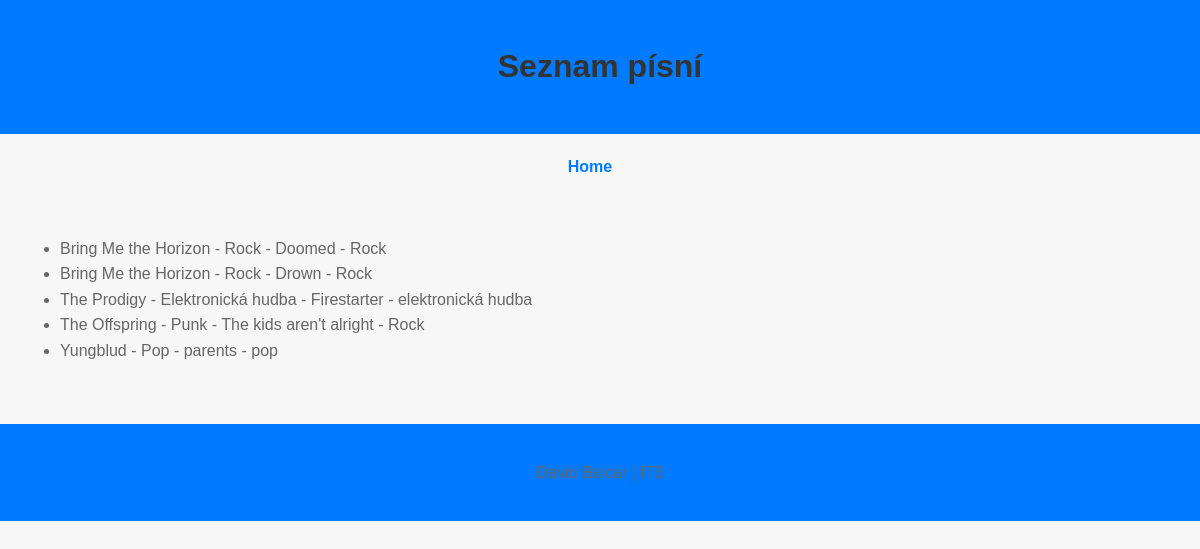
The page /pisnicky/ on the database its author committed.
### RFPapp/models.py (models this page shows, shortened)
class Pisnicka(models.Model):
    jmeno_pisne = models.CharField(max_length=45, verbose_name='Jméno písně')
    zanr = models.CharField(max_length=45, verbose_name='Žánr písně')
    kapela_jmeno = models.ForeignKey(Kapela, on_delete=models.CASCADE)
    class Meta:
        ordering = ['jmeno_pisne']
        verbose_name = 'Píseň'
        verbose_name_plural = 'Písně'

class Kapela(models.Model):
    jmeno = models.CharField(max_length=45, unique=True, verbose_name='Jméno kapely')
    zanr = models.CharField(max_length=45, verbose_name='Žánr kapely')
    obrazek = models.ImageField(upload_to='img/kapely', blank=True, null=True, verbose_name='Fotka kapely')
    popis = models.TextField(blank=True, verbose_name='Popis kapely')
    class Meta:
        ordering = ['jmeno']
        verbose_name = 'Kapela'
        verbose_name_plural = 'Kapely'
    def __str__(self):
        return f"{self.jmeno} - {self.zanr}"

### RFPapp/views.py (the view)
# urls.py: path('pisnicky/', views.pisnicky_list, name='pisnicky_list'),
def pisnicky_list(request):
    pisnicky = Pisnicka.objects.all()
    return render(request, 'RFPapp/pisnicky_list.html', {'pisnicky': pisnicky})

### RFPapp/templates/RFPapp/pisnicky_list.html (shortened to what this page needs)
<!DOCTYPE html>
<html lang="cs">
<head>
    {% load static %}
    <link rel="stylesheet" type="text/css" href="{% static 'css/style.css' %}">
</head>
<body>
    <header>
        <h1>Seznam písní</h1>
    </header>
    <nav>
        <ul>
            <li><a href="{% url 'index' %}">Home</a></li>
        </ul>
    </nav>
    <main>
        <ul>
            {% for pisnicka in pisnicky %}
                <li>{{ pisnicka.kapela_jmeno }} - {{ pisnicka.jmeno_pisne }} - {{ pisnicka.zanr }}</li>
            {% endfor %}
        </ul>
    </main>
    <footer>
        <p>David Balcar | IT3</p>
    </footer>
</body>
</html>

### RFPapp/static/css/style.css (style rules this page uses)
body { font-family: Arial, sans-serif; line-height: 1.6; background-color: #f7f7f7; color: #333; margin: 0; padding: 0; }
header { background-color: #007bff; color: #fff; padding: 20px; text-align: center; margin-bottom: 20px; }
nav ul { list-style-type: none; padding: 0; text-align: center; margin-bottom: 20px; }
nav ul li { display: inline; margin-right: 20px; }
nav ul li a { color: #007bff; text-decoration: none; font-weight: bold; }
main { padding: 20px; }
footer { background-color: #007bff; color: #fff; padding: 20px; text-align: center; margin-top: 20px; clear: both; }
h1, h2, h3, h4, h5, h6 { color: #333333; }
p { color: #666666; }
ul { color: #666666; margin-bottom: 20px; }

### rows shown on the page
Pisnicka: kapela_jmeno "Bring Me the Horizon - Rock", jmeno_pisne "Doomed", zanr "Rock"
Pisnicka: kapela_jmeno "Bring Me the Horizon - Rock", jmeno_pisne "Drown", zanr "Rock"
Pisnicka: kapela_jmeno "The Prodigy - Elektronická hudba", jmeno_pisne "Firestarter", zanr "elektronická hudba"
Pisnicka: kapela_jmeno "The Offspring - Punk", jmeno_pisne "The kids aren't alright", zanr "Rock"
Pisnicka: kapela_jmeno "Yungblud - Pop", jmeno_pisne "parents", zanr "pop"
